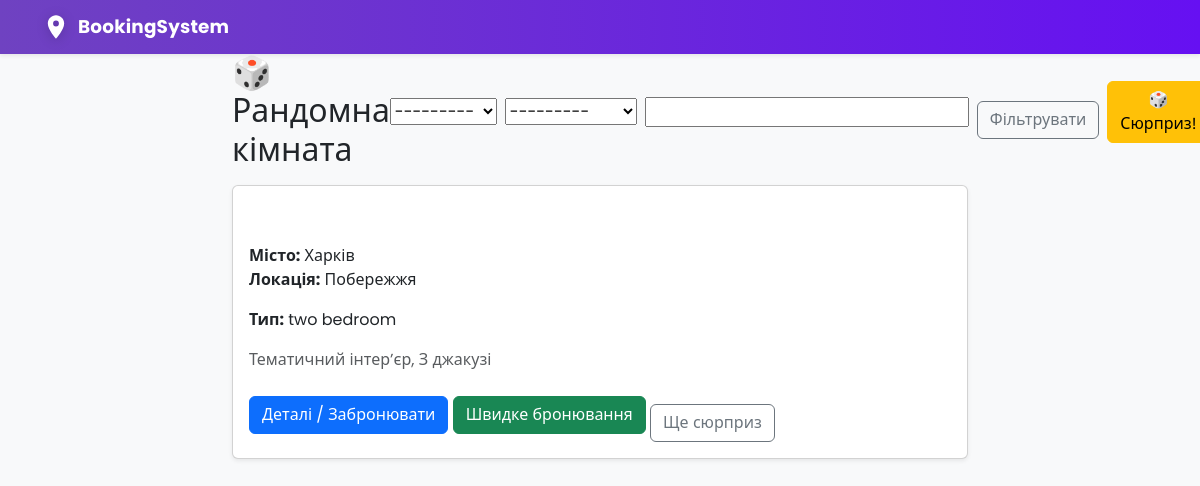
The page /rooms/random/ on the database its author committed.
### bookings/models.py (models this page shows, shortened)
class Room(models.Model):
    name = models.CharField(max_length=100, verbose_name="Назва кімнати")
    type = models.ForeignKey(RoomType, null=True, blank=True, on_delete=models.SET_NULL, verbose_name="Тип")
    capacity = models.IntegerField(verbose_name="Вмістимість")
    price_per_hour = models.DecimalField(max_digits=10, decimal_places=2, verbose_name="Ціна за годину")
    features = models.TextField(blank=True, verbose_name="Особливості")
    city = models.ForeignKey(City, null=True, blank=True, on_delete=models.SET_NULL, verbose_name="Місто")
    location = models.ForeignKey(Location, null=True, blank=True, on_delete=models.SET_NULL, verbose_name="Локація")
    latitude = models.FloatField(null=True, blank=True, verbose_name="Широта")
    longitude = models.FloatField(null=True, blank=True, verbose_name="Довгота")

class City(models.Model):
    name = models.CharField(max_length=100, verbose_name="Місто")
    country = models.CharField(max_length=100, blank=True, verbose_name="Країна")
    class Meta:
        verbose_name = "Місто"
        verbose_name_plural = "Міста"
    def __str__(self):
        return self.name

class Location(models.Model):
    city = models.ForeignKey(City, on_delete=models.CASCADE, related_name='locations', verbose_name="Місто")
    name = models.CharField(max_length=100, verbose_name="Локація")
    latitude = models.FloatField(null=True, blank=True, verbose_name="Широта")
    longitude = models.FloatField(null=True, blank=True, verbose_name="Довгота")
    class Meta:
        verbose_name = "Локація"
        verbose_name_plural = "Локації"

class RoomType(models.Model):
    name = models.CharField(max_length=100, verbose_name=_("Тип кімнати"))
    class Meta:
        verbose_name = _("Тип кімнати")
        verbose_name_plural = _("Типи кімнат")
    def __str__(self):
        return self.name

### bookings/views.py (the view, shortened to what this page needs)
# urls.py: path('random/', views.random_room, name='random_room'),
def random_room(request):
    form = RoomFilterForm(request.GET or None)
    room = None
    city = None
    location = None
    qs = Room.objects.all()
    room = qs.order_by('?').first()
    if not room:
        room = Room.objects.order_by('?').first()
    return render(request, 'bookings/random_room.html', {'room': room, 'form': form})

### bookings/forms.py
class RoomFilterForm(forms.Form):
    search = forms.CharField(required=False, label='Пошук', widget=forms.TextInput(attrs={'placeholder': 'Пошук за назвою'}))
    type = forms.ModelChoiceField(queryset=RoomType.objects.all(), required=False, label='Тип кімнати')
    city = forms.ModelChoiceField(queryset=City.objects.all(), required=False, label='Місто')
    max_price = forms.DecimalField(required=False, decimal_places=2, max_digits=10, label='Макс. ціна')

### bookings/templates/bookings/random_room.html (shortened to what this page needs)
{% extends 'bookings/base.html' %}
{% block content %}
<div class="row">
  <div class="col-md-8 offset-md-2">
    <div class="d-flex justify-content-between align-items-center mb-3">
      <h2 class="m-0">🎲 Рандомна кімната</h2>
      {% if not request.GET.minimal %}
      <div class="d-flex" style="gap:.5rem;">
        <form method="get" class="d-flex align-items-center" style="gap:.5rem;">
          {{ form.city }}
          {{ form.type }}
          {{ form.max_price }}
          <button class="btn btn-outline-secondary" type="submit">Фільтрувати</button>
        </form>
        <a href="{% url 'random_room' %}?minimal=1" class="btn btn-warning surprise-btn">🎲 Сюрприз!</a>
      </div>
      {% else %}
      <div>
        <a href="{% url 'room_list' %}" class="btn btn-link">Повернутись до списку</a>
      </div>
      {% endif %}
    </div>
    <div class="card shadow-sm">
      <div class="card-body">
        {% if room %}
          <h3 class="card-title">{{ room.name }}</h3>
          <p>
            <strong>Місто:</strong> {% if room.city %}{{ room.city.name }}{% else %}Невідомо{% endif %}<br>
            <strong>Локація:</strong> {% if room.location %}{{ room.location.name }}{% else %}Невідома{% endif %}
          </p>
          <p><strong>Тип:</strong> {% if room.type %}{{ room.type.name }}{% else %}-{% endif %}</p>
          <p class="text-muted">{{ room.features }}</p>
          <div class="mt-3">
            <a href="{% url 'room_detail' room.id %}" class="btn btn-primary">Деталі / Забронювати</a>
            <button class="btn btn-success" data-bs-toggle="modal" data-bs-target="#quickBookModal" data-room-id="{{ room.id }}">Швидке бронювання</button>
            <a href="{% url 'random_room' %}?minimal=1" class="btn btn-outline-secondary">Ще сюрприз</a>
          </div>
        {% else %}
          <h3>Немає доступних кімнат</h3>
          <a href="{% url 'room_list' %}" class="btn btn-link">Повернутись до списку</a>
        {% endif %}
      </div>
    </div>
  </div>
</div>
{% endblock %}

### bookings/templates/bookings/base.html (shortened to what this page needs)
{% load static %}
<!DOCTYPE html>
<html lang="uk">
<head>
    <link href="https://cdn.jsdelivr.net/npm/bootstrap@5.3.0/dist/css/bootstrap.min.css" rel="stylesheet">
    <link href="https://unpkg.com/leaflet/dist/leaflet.css" rel="stylesheet">
    <link href="https://unpkg.com/leaflet.markercluster/dist/MarkerCluster.css" rel="stylesheet">
    <link href="https://unpkg.com/leaflet.markercluster/dist/MarkerCluster.Default.css" rel="stylesheet">
    <link href="{% static 'bookings/css/styles.css' %}" rel="stylesheet">
</head>
<body class="bg-light">
    <nav class="navbar navbar-expand-lg sticky-top p-0 shadow-sm" aria-label="Main navigation">
        <div class="container-fluid" style="background: linear-gradient(90deg,#6f42c1 0%, #6610f2 100%);">
            <div class="container d-flex justify-content-between align-items-center py-2">
                <a class="navbar-brand d-flex align-items-center text-white" href="/">
                    <svg width="28" height="28" viewBox="0 0 24 24" fill="none" xmlns="http://www.w3.org/2000/svg" aria-hidden="true">
                      <path fill="#fff" d="M12 2C8.13 2 5 5.13 5 9c0 5.25 7 13 7 13s7-7.75 7-13c0-3.87-3.13-7-7-7zm0 9.5a2.5 2.5 0 110-5 2.5 2.5 0 010 5z"/>
                    </svg>
                    <span class="ms-2 fw-bold">BookingSystem</span>
                </a>
            </div>
        </div>
    </nav>
    <div class="container">
        {% block content %}{% endblock %}
    </div>
</body>
</html>

### bookings/static/bookings/css/styles.css (style rules this page uses)
.navbar { background: linear-gradient(90deg, #6f42c1 0%, #6610f2 100%); }
.navbar .navbar-brand svg { filter: drop-shadow(0 2px 6px rgba(0,0,0,0.18)); border-radius: 4px; }
.navbar .navbar-brand span { color: #fff; font-size: 1.15rem; letter-spacing: 0.2px; }
.navbar.sticky-top { z-index: 1030; }
body { font-family: 'Poppins', system-ui, -apple-system, 'Segoe UI', Roboto, 'Helvetica Neue', Arial, 'Noto Sans', sans-serif; background: #f8f9fa; }
.navbar-brand { font-weight: 700; }
.container { padding-bottom: 2rem; }
.btn-outline-secondary { margin-top: 1rem; }
.surprise-btn { animation: pulse 2s infinite; }
.card-title { color: #fff !important; }

### rows shown on the page
Room: city.name "Харків", location.name "Побережжя", type.name "two bedroom", features "Тематичний інтер’єр, З джакузі"
